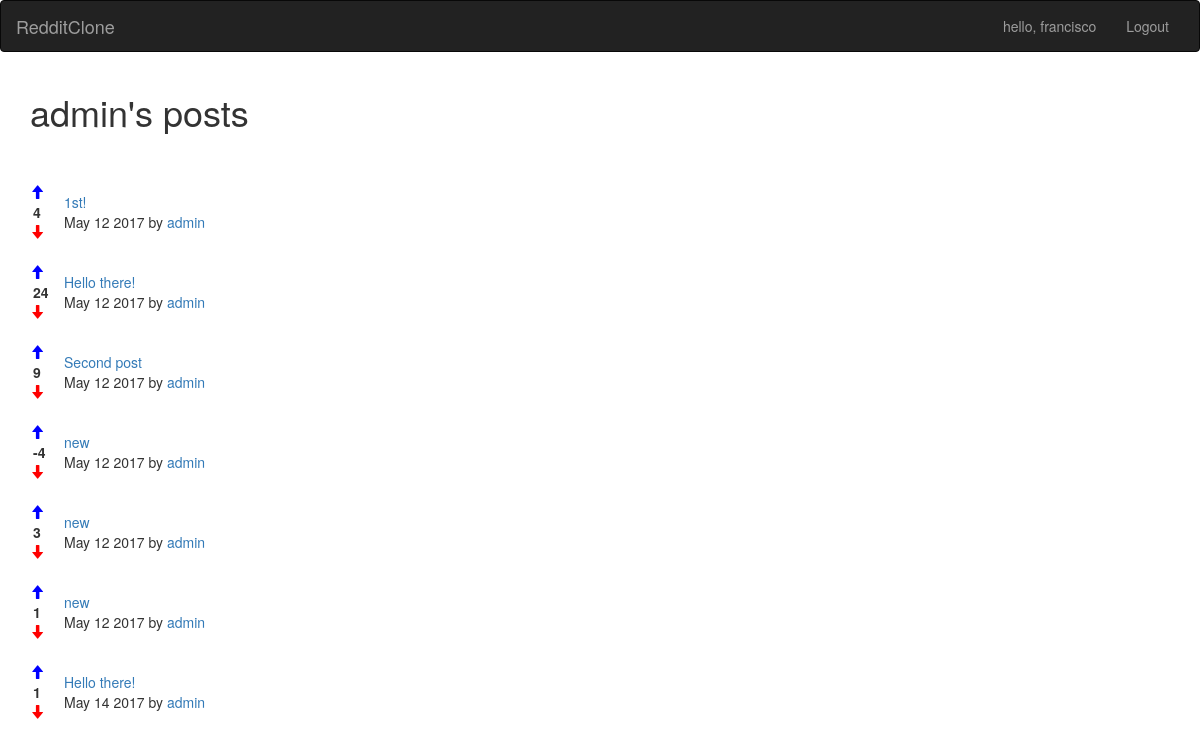
Screenshot of /posts/user/1 (signed in) with the database file from the repository.
### posts/models.py (models this page shows)
class Posts(models.Model):
    title = models.CharField(max_length=200)
    url = models.TextField()
    pub_date = models.DateTimeField()
    author = models.ForeignKey(User)
    votes_total = models.IntegerField(default=1)
    def pub_date_pretty(self):
        return self.pub_date.strftime('%b %e %Y')

### posts/views.py (the view)
# urls.py: url(r'^user/(?P<fk>[0-9]+)', views.userposts, name='userposts'),
def userposts(request, fk):
    posts = Posts.objects.filter(author__id=fk).order_by('pub_date')
    author = User.objects.get(pk=fk)
    return render(request, 'posts/userposts.html', {'posts': posts, 'author': author})

### posts/templates/posts/userposts.html (shortened to what this page needs)
{% extends 'base.html' %}
{% block content %}
<h1>{{ author.username }}'s posts</h1>
<br>
{% for post in posts.all %}
<table>
	<tr>
		<td>
			<a href="#" onClick="document.getElementById('upvote{{ post.id }}').submit()">
				<span class="glyphicon glyphicon-arrow-up" aria-hidden="true" style="padding-right: 20px; color: blue;"></span>
			</a>
			<br><strong style="padding-left: 3px;">{{ post.votes_total }}</strong><br>
			<a href="#" onClick="document.getElementById('downvote{{ post.id }}').submit()">
			<span class="glyphicon glyphicon-arrow-down" aria-hidden="true" style="color: red;"></span>
			</a>
		</td>
		<td>
			<a href="{{ post.url }}" target="_blank">{{ post.title }}</a>
			<br>{{ post.pub_date_pretty }} by <a href="{% url 'posts:userposts' post.author.id %}">{{ post.author.username }}</a>
		</td>
	</tr>
	<br>
</table>
{% endfor %}
{% endblock %}

### templates/base.html (shortened to what this page needs)
<!DOCTYPE html>
<html lang="en">
  <head>
    <link rel="stylesheet" href="https://maxcdn.bootstrapcdn.com/bootstrap/3.3.7/css/bootstrap.min.css">
  </head>
  <body>
    <nav class="navbar navbar-inverse">
      <div class="container-fluid">
        <div class="navbar-header">
          <a class="navbar-brand" href="{% url 'home' %}">RedditClone</a>
        </div>
        <div class="collapse navbar-collapse" id="mynav">
          <ul class="nav navbar-nav navbar-right">
            {% if user.is_authenticated %}
            <li><a href="{% url 'posts:userposts' user.id %}">hello, {{ request.user.username }}</a></li>
            <li><a href="#" onClick="document.getElementById('logout').submit()">Logout</a></li>
            {% else %}
            <li><a href="{% url 'accounts:signup' %}">Signup</a></li>
            <li><a href="{% url 'accounts:login' %}">Login</a></li>
            {% endif %}
          </ul>
        </div>
      </div>
    </nav>
    <div class="container">
      {% block content %}
      {% endblock %}
    </div>
  </body>
</html>

### rows the page displays
Posts: votes_total "4", title "1st!", pub_date_pretty "May 12 2017", author.username "admin"
Posts: votes_total "24", title "Hello there!", pub_date_pretty "May 12 2017", author.username "admin"
Posts: votes_total "9", title "Second post", pub_date_pretty "May 12 2017", author.username "admin"
Posts: votes_total "-4", title "new", pub_date_pretty "May 12 2017", author.username "admin"
Posts: votes_total "3", title "new", pub_date_pretty "May 12 2017", author.username "admin"
Posts: votes_total "1", title "new", pub_date_pretty "May 12 2017", author.username "admin"
Posts: votes_total "1", title "Hello there!", pub_date_pretty "May 14 2017", author.username "admin"

### other values shown
{{ request.user.username }} "francisco"
{{ author.username }} "admin"
